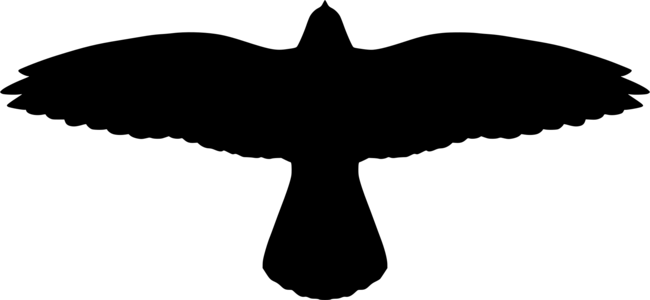
#> input picture dot_config/hypr/wallpapers/assets/bird_soar.png, 650 x 300 px; its folder holds 4 pictures in this run
$ python generate.py
#> lines starting #> are read from the running program, lines starting #| are printed output that depends on the picture
#!/usr/bin/env python3
"""Layered-ridge day/night wallpapers in the Catppuccin Macchiato palette.

Both images share one seed, so the mountains are the same place at a different
hour. Each carries a handful of small silhouettes to find at full size.
"""
import math
import os
import sys
import numpy as np
from PIL import Image, ImageDraw, ImageFilter

W, H = 2560, 1440
SEED = 20260907


# ------------------------------------------------------------------ primitives
def hex2rgb(h):
    h = h.lstrip("#")
    return np.array([int(h[i:i + 2], 16) for i in (0, 2, 4)], dtype=np.float64)


def rgba(h, a=255):
    r, g, b = hex2rgb(h).astype(int)
    return (int(r), int(g), int(b), a)


def smoothstep(t):
    t = np.clip(t, 0.0, 1.0)
    return t * t * (3.0 - 2.0 * t)


def sky_gradient(stops):
    ys = np.linspace(0.0, 1.0, H)
    out = np.zeros((H, 3))
    for k in range(len(stops) - 1):
        p0, c0 = stops[k]
        p1, c1 = stops[k + 1]
        m = (ys >= p0) & (ys <= p1)
        t = smoothstep((ys[m] - p0) / max(p1 - p0, 1e-9))[:, None]
        out[m] = hex2rgb(c0) * (1 - t) + hex2rgb(c1) * t
    out[ys < stops[0][0]] = hex2rgb(stops[0][1])
    out[ys > stops[-1][0]] = hex2rgb(stops[-1][1])
    return np.repeat(out[:, None, :], W, axis=1)


def value_noise_1d(n, res, rng):
    ctrl = rng.random(res + 1)
    ctrl[-1] = ctrl[0]
    x = np.linspace(0, res, n, endpoint=False)
    i = x.astype(int)
    f = smoothstep(x - i)
    return ctrl[i] * (1 - f) + ctrl[i + 1] * f


def fbm_1d(n, octaves, base_res, rng, persistence=0.5):
    total, amp, res, norm = np.zeros(n), 1.0, base_res, 0.0
    for _ in range(octaves):
        total += amp * value_noise_1d(n, max(int(res), 2), rng)
        norm += amp
        amp *= persistence
        res *= 2.0
    return total / norm


def noise_2d(gh, gw, rng):
    g = (rng.random((gh, gw)) * 255).astype(np.uint8)
    return np.asarray(Image.fromarray(g).resize((W, H), Image.BICUBIC)) / 255.0


def fbm_2d(octaves, gh, gw, rng, persistence=0.55):
    total, amp, norm = np.zeros((H, W)), 1.0, 0.0
    for _ in range(octaves):
        total += amp * noise_2d(max(int(gh), 2), max(int(gw), 2), rng)
        norm += amp
        amp *= persistence
        gh, gw = gh * 2, gw * 2
    return total / norm


def blur_1d(a, sigma):
    r = int(sigma * 3)
    k = np.exp(-0.5 * (np.arange(-r, r + 1) / sigma) ** 2)
    return np.convolve(np.pad(a, r, mode="edge"), k / k.sum(), mode="valid")


_YY, _XX = np.mgrid[0:H, 0:W].astype(np.float64)


def radial(cx, cy):
    return np.sqrt((_XX - cx) ** 2 + (_YY - cy) ** 2)


def add_glow(img, cx, cy, radius, color, strength, falloff=2.0):
    """Additive radial glow, evaluated only where it is not negligible."""
    r = int(radius * 3.2) + 2
    x0, x1 = max(0, int(cx) - r), min(W, int(cx) + r + 1)
    y0, y1 = max(0, int(cy) - r), min(H, int(cy) + r + 1)
    if x0 >= x1 or y0 >= y1:
        return img
    d = np.sqrt((_XX[y0:y1, x0:x1] - cx) ** 2 + (_YY[y0:y1, x0:x1] - cy) ** 2)
    img[y0:y1, x0:x1] += (np.exp(-((d / radius) ** falloff)) * strength)[..., None] \
        * hex2rgb(color)
    return img


# [6 lines left out: function smoke_plume, not called in this run]


def mix_hex(a, b, t):
    c = hex2rgb(a) * (1 - t) + hex2rgb(b) * t
    return "#%02x%02x%02x" % tuple(np.clip(c, 0, 255).astype(int))


def scale_hex(c, k):
    return "#%02x%02x%02x" % tuple(np.clip(hex2rgb(c) * k, 0, 255).astype(int))


def draw_disc(img, cx, cy, r, color, softness=2.5):
    a = np.clip((r - radial(cx, cy)) / softness, 0.0, 1.0)[..., None]
    return img * (1 - a) + a * hex2rgb(color)


# ---------------------------------------------------------------------- ridges
GEOMETRY = [
    dict(base=0.630, amp=0.200, res=7, sharp=1.7, env=0.42, tilt=-90, haze=300),
    dict(base=0.700, amp=0.165, res=6, sharp=1.6, env=0.46, tilt=+60, haze=250),
    dict(base=0.775, amp=0.135, res=5, sharp=1.4, env=0.52, tilt=-55, haze=200),
    dict(base=0.855, amp=0.110, res=4, sharp=1.2, env=0.58, tilt=+70, haze=160),
    dict(base=0.950, amp=0.092, res=3, sharp=1.0, env=0.64, tilt=-45, haze=125),
    dict(base=1.060, amp=0.080, res=2, sharp=0.9, env=0.70, tilt=+50, haze=95),
]


def heightfields():
    """Ridge crest y-position per layer, far -> near. Deterministic."""
    rng = np.random.default_rng(SEED + 555)
    xs = np.arange(W)
    out = []
    for g in GEOMETRY:
        env = fbm_1d(W, 3, 2, rng, 0.55)
        det = 1.0 - np.abs(2.0 * fbm_1d(W, 5, g["res"], rng, 0.52) - 1.0)
        h = g["env"] * env + (1.0 - g["env"]) * det ** g["sharp"]
        h = (h - h.min()) / max(np.ptp(h), 1e-9)
        out.append(H * g["base"] - H * g["amp"] * h + g["tilt"] * (xs / W - 0.5))
    return out


def paint_ridges(img, colors, hs, decorate=None):
    yy = np.arange(H)[:, None]
    for i, (g, (top, bot)) in enumerate(zip(GEOMETRY, colors)):
        depth = yy - hs[i][None, :]
        mask = smoothstep(depth / 1.6)[..., None]
        # Haze follows a smoothed crest; the raw crest makes every peak streak.
        haze = smoothstep((yy - blur_1d(hs[i], 220.0)[None, :]) / g["haze"])[..., None]
        img = img * (1 - mask) + (hex2rgb(top) * (1 - haze) + hex2rgb(bot) * haze) * mask
        if decorate is not None:
            img = decorate(img, i)
    return img


# ------------------------------------------------------------------ silhouettes
class Overlay:
    """Transparent RGBA layer for silhouette work, composited back onto floats."""

    def __init__(self):
        self.im = Image.new("RGBA", (W, H), (0, 0, 0, 0))
        self.d = ImageDraw.Draw(self.im)

    def onto(self, img):
        o = np.asarray(self.im).astype(np.float64)
        a = o[..., 3:4] / 255.0
        return img * (1 - a) + o[..., :3] * a


ASSETS = os.path.join(os.path.dirname(os.path.abspath(__file__)), "assets")
_masks = {}


def mask(name):
    """Alpha mask for a silhouette asset (see assets/ATTRIBUTION.md)."""
    if name not in _masks:
        _masks[name] = Image.open(os.path.join(ASSETS, f"{name}.png")).split()[-1]
    return _masks[name]


def stamp(ov, name, x, ground, h, color, alpha=255, flip=False):
    """Place a silhouette standing on `ground`, centred on x, `h` px tall."""
    m = mask(name)
    h = max(2, int(round(h)))
    w = max(1, round(m.width * h / m.height))
    mm = m.resize((w, h), Image.LANCZOS)
    if flip:
        mm = mm.transpose(Image.FLIP_LEFT_RIGHT)
    if alpha < 255:
        mm = mm.point(lambda v: v * alpha // 255)
    tile = Image.new("RGBA", mm.size, tuple(hex2rgb(color).astype(int)) + (255,))
    ov.im.paste(tile, (int(round(x - w / 2)), int(round(ground - h))), mm)
    return w


def treeline(ov, h, color, rng, x0, x1, count, lo, hi, alpha=255):
    """Scatter conifers along a ridge crest."""
    for x in rng.uniform(x0, x1, count):
        xi = int(np.clip(x, 0, W - 1))
        kind = "spruce_a" if rng.random() < 0.72 else "spruce_c"
        stamp(ov, kind, xi, h[xi] + 2, rng.uniform(lo, hi), color, alpha,
              flip=rng.random() < 0.5)


# [31 lines left out: functions cabin, tent, finish, not called in this run]


# ------------------------------------------------------------------------- day
def make_day(path):
    rng = np.random.default_rng(SEED)
    hs = heightfields()
    img = sky_gradient([
        (0.00, "#3d4f96"), (0.14, "#6d8ede"), (0.28, "#9aa8ee"), (0.38, "#c9b0e4"),
        (0.47, "#efc3c6"), (0.56, "#f5a97f"), (0.64, "#f2cf9d"), (1.00, "#efd0a4"),
    ])
    sun_x, sun_y = W * 0.685, H * 0.470

    clouds = fbm_2d(5, 16, 3, rng)
    ys = np.arange(H)
    band = smoothstep((ys - H * 0.04) / (H * 0.16)) * (1 - smoothstep((ys - H * 0.34) / (H * 0.16)))
    alpha = (smoothstep((clouds - 0.56) / 0.18) * band[:, None] * 0.40)[..., None]
    lit = np.exp(-(radial(sun_x, sun_y) / (W * 0.50)) ** 2)[..., None]
    img = img * (1 - alpha) + alpha * (hex2rgb("#e6c3ec") * (1 - lit) + hex2rgb("#fbe6cc") * lit)

    img = add_glow(img, sun_x, sun_y, W * 0.32, "#f5a97f", 0.26, falloff=1.7)
    img = add_glow(img, sun_x, sun_y, W * 0.055, "#f9e2af", 0.30, falloff=1.9)
    img = draw_disc(img, sun_x, sun_y, 40, "#fdf1dc", softness=3.0)

    # Birds, drawn into the sky before any ridge covers them.
    ov = Overlay()
#> in __init__, `self.im = Image.new("RGBA", (W, H), (0, 0, 0, 0))`: self.im: PIL image 2560x1440 RGBA; every value is 0
    for bx, by, bh in [(300, 250, 13), (356, 231, 11), (410, 264, 12),
                       (262, 297, 9), (452, 227, 10), (332, 302, 8), (398, 205, 8)]:
        stamp(ov, "bird_soar", bx, by, bh, "#5d5480", 190, flip=bx % 2 == 0)
#> in mask, `return _masks[name]`:
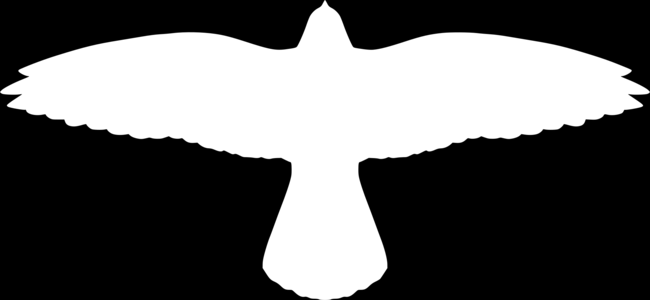
#> returned value: PIL image 650x300 L; min 0, max 255, mean 96.7
#> pass 2 of the loop in make_day, `for bx, by, bh in [(300, 250, 13), (356, 231, 11), (410, 264, 12),`:
    stamp(ov, "bird_side", 1180, 196, 26, "#584f78", 165)     # a lone raptor, higher up
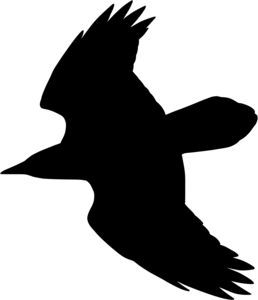
#> input picture dot_config/hypr/wallpapers/assets/bird_side.png, 258 x 300 px
#> in mask (call 8), `return _masks[name]`:
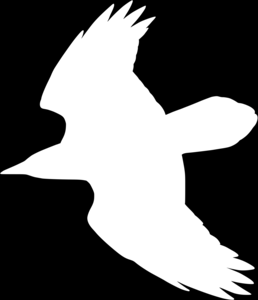
#> returned value: PIL image 258x300 L; min 0, max 255, mean 106
#> in stamp (call 8), `tile = Image.new("RGBA", mm.size, tuple(hex2rgb(color).astype(int)) + ..`:
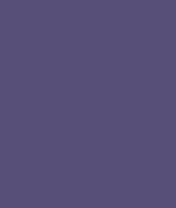
#> tile: PIL image 22x26 RGBA (shown 8 times larger); mean R, G, B, A 88, 79, 120, 255
    img = ov.onto(img)
#> in onto, `a = o[..., 3:4] / 255.0`:
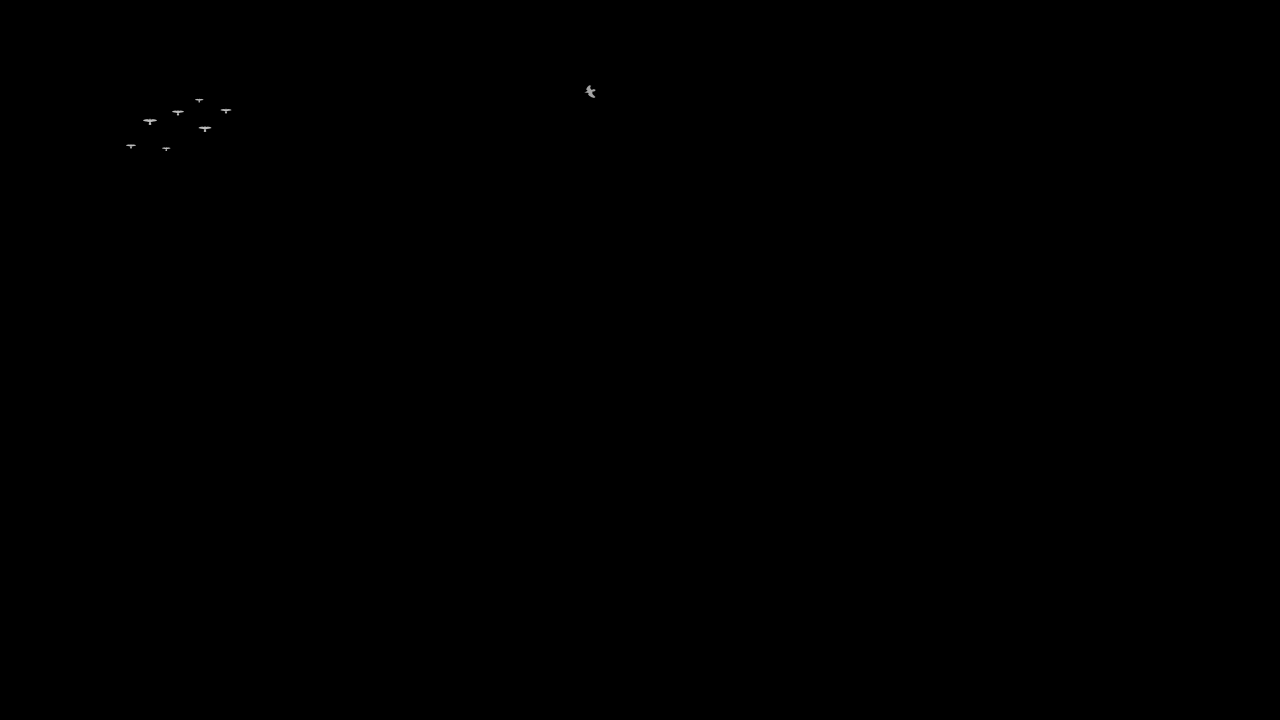
#> a: shape (1440, 2560, 1) float64 (shown at 1/2 size); min 0, max 0.745, mean 0.000165
#> in onto, `return img * (1 - a) + o[..., :3] * a`:
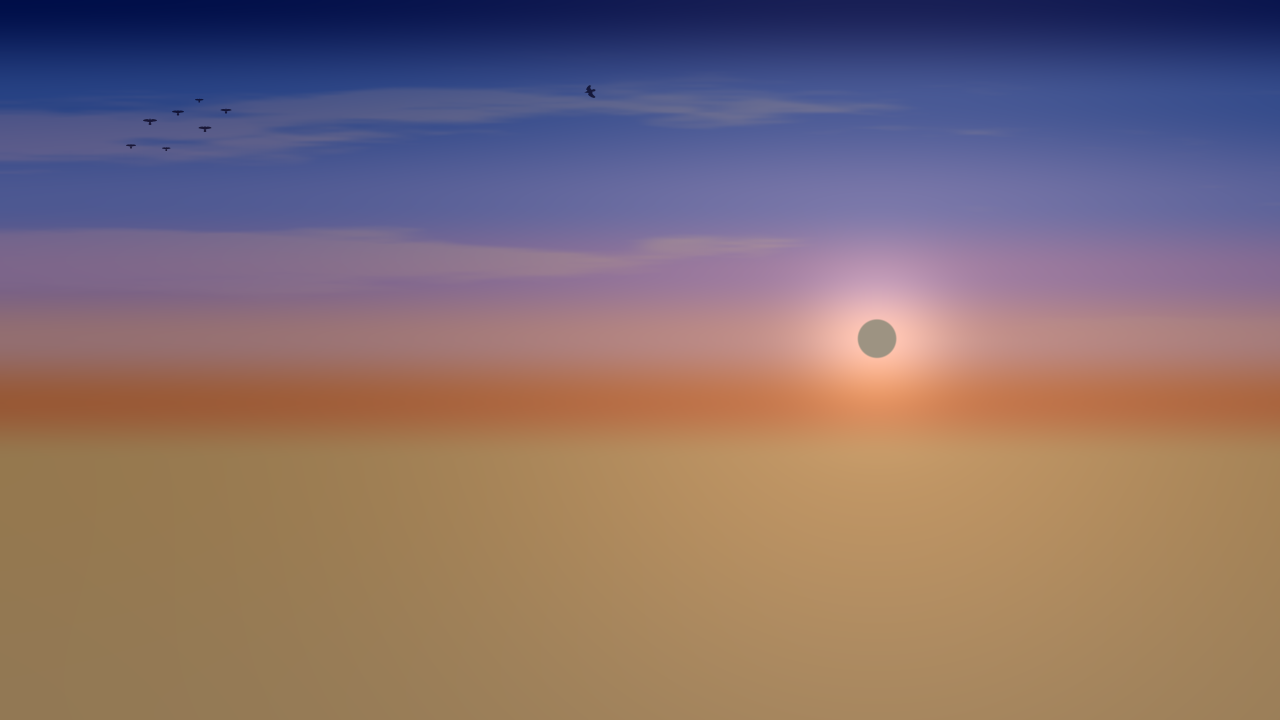
#> returned value: shape (1440, 2560, 3) float64 (shown at 1/2 size); mean of channels 0, 1, 2 224.6, 197.2, 198.6; drawn with min black and max white

    dec_rng = np.random.default_rng(SEED + 31)

    def decorate(im, i):
        ov = Overlay()
        if i == 1:
            treeline(ov, hs[1], "#7b68a4", dec_rng, 60, 900, 26, 13, 22)
        elif i == 2:
            treeline(ov, hs[2], "#5b4e7d", dec_rng, 1300, 2500, 34, 15, 27)
            x = 780
            stamp(ov, "walker", x, hs[2][x] + 2, 30, "#4a3f68")   # walker on the crest
        elif i == 3:
            treeline(ov, hs[3], "#3d3555", dec_rng, 100, 1500, 40, 17, 31)
            cabin(ov.d, 2010, hs[3][2010] + 2, 26, rgba("#332c48"))
        elif i == 4:
            treeline(ov, hs[4], "#241f34", dec_rng, 1500, 2540, 30, 20, 38)
        im = ov.onto(im)
        if i == 3:                                   # chimney smoke, after the cabin
            im = smoke_plume(im, 2017, hs[3][2010] - 28, 0.037, "#e8d8e8")
        return im

    img = paint_ridges(img, [
        ("#cdbcf0", "#b09ad9"), ("#a892d2", "#8a76b6"), ("#7e6ba6", "#635489"),
        ("#584c78", "#443b5e"), ("#372f4c", "#282338"), ("#1d1a2a", "#131120"),
    ], hs, decorate)
#> in paint_ridges, `img = img * (1 - mask) + (hex2rgb(top) * (1 - haze) + hex2rgb(bot) * h..`:
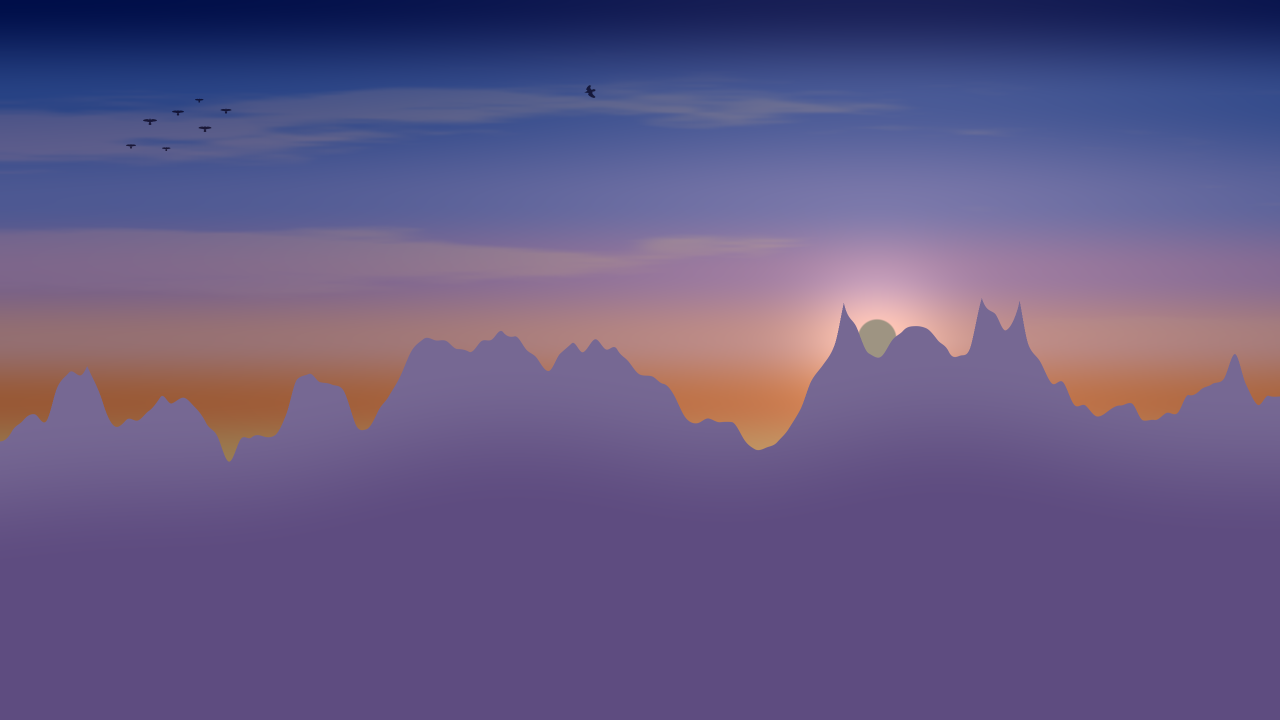
#> img: shape (1440, 2560, 3) float64 (shown at 1/2 size); mean of channels 0, 1, 2 184.9, 169.5, 222.2; drawn with min black and max white
#> in onto (call 2), `o = np.asarray(self.im).astype(np.float64)`: o: shape (1440, 2560, 4) float64; every value is 0
#> in onto (call 2), `a = o[..., 3:4] / 255.0`: a: shape (1440, 2560, 1) float64; every value is 0
#> pass 2 of the loop in paint_ridges, `for i, (g, (top, bot)) in enumerate(zip(GEOMETRY, colors)):`:
#> in paint_ridges, `img = img * (1 - mask) + (hex2rgb(top) * (1 - haze) + hex2rgb(bot) * h..`:
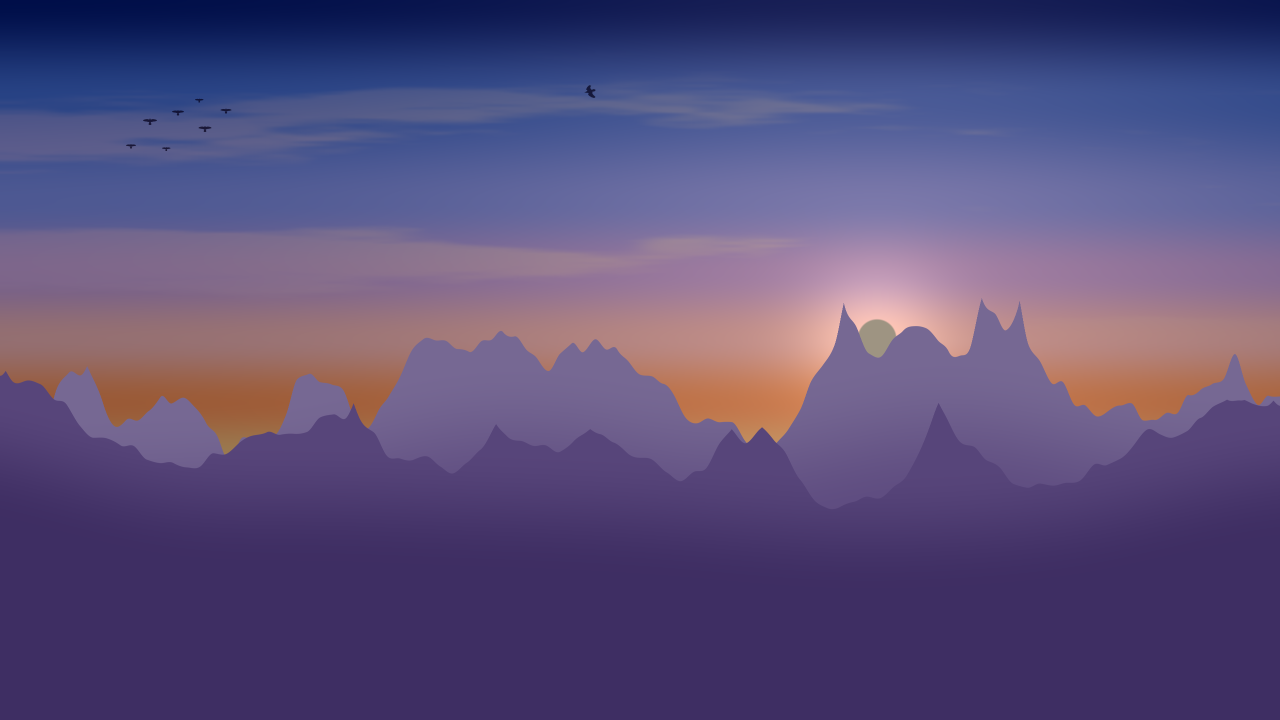
#> img: shape (1440, 2560, 3) float64 (shown at 1/2 size); mean of channels 0, 1, 2 171.8, 156.9, 210.7; drawn with min black and max white
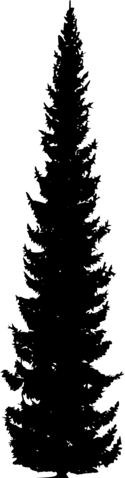
#> input picture dot_config/hypr/wallpapers/assets/spruce_a.png, 125 x 478 px
#> in mask (call 9), `return _masks[name]`:
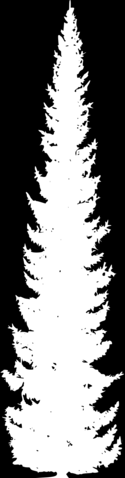
#> returned value: PIL image 125x478 L; min 0, max 255, mean 122.3
    finish(img, path)


# ----------------------------------------------------------------------- night
# The night is a short story told in five frames, 20:00 to midnight: someone is
# up by the fire, turns in, and the camp goes quiet while the sky deepens.
NIGHT_SKY_EARLY = [
    (0.00, "#0d0f1a"), (0.20, "#171a2b"), (0.40, "#222438"), (0.55, "#2f314c"),
    (0.64, "#403c60"), (0.72, "#524475"), (1.00, "#5c4c78"),
]
NIGHT_SKY_LATE = [
    (0.00, "#06070c"), (0.20, "#0c0d16"), (0.40, "#12141e"), (0.55, "#191b28"),
    (0.64, "#222034"), (0.72, "#2b2640"), (1.00, "#302a46"),
]
NIGHT_RIDGES = [
    ("#4e4d78", "#3d3c60"), ("#3e3d61", "#30304c"), ("#31314c", "#26263c"),
    ("#26263c", "#1c1c2d"), ("#1a1a29", "#12121e"), ("#0f0f19", "#08080e"),
]

TENT_X, FIRE_X = 600, 662

NIGHT_BEATS = [
    dict(name="20", t=0.00, person=706, fire=1.00, tent_glow=0.00, smoke=0.00,
         stag=780,  flies=30, meteor=None),
    dict(name="21", t=0.25, person=634, fire=0.82, tent_glow=0.15, smoke=0.06,
         stag=980,  flies=25, meteor=(900, 112, 286, 150)),
    dict(name="22", t=0.50, person=None, fire=0.44, tent_glow=0.85, smoke=0.34,
         stag=1180, flies=18, meteor=None),
    dict(name="23", t=0.75, person=None, fire=0.17, tent_glow=0.52, smoke=0.52,
         stag=None, flies=10, meteor=None),
    dict(name="24", t=1.00, person=None, fire=0.04, tent_glow=0.10, smoke=0.60,
         stag=None, flies=5,  meteor=(1520, 190, -252, 138)),
]


# [105 lines left out: function make_night, not called in this run]


if __name__ == "__main__":
    out = sys.argv[1] if len(sys.argv) > 1 else "."
#> (the run stopped early here; a loop or call above may not have finished)
